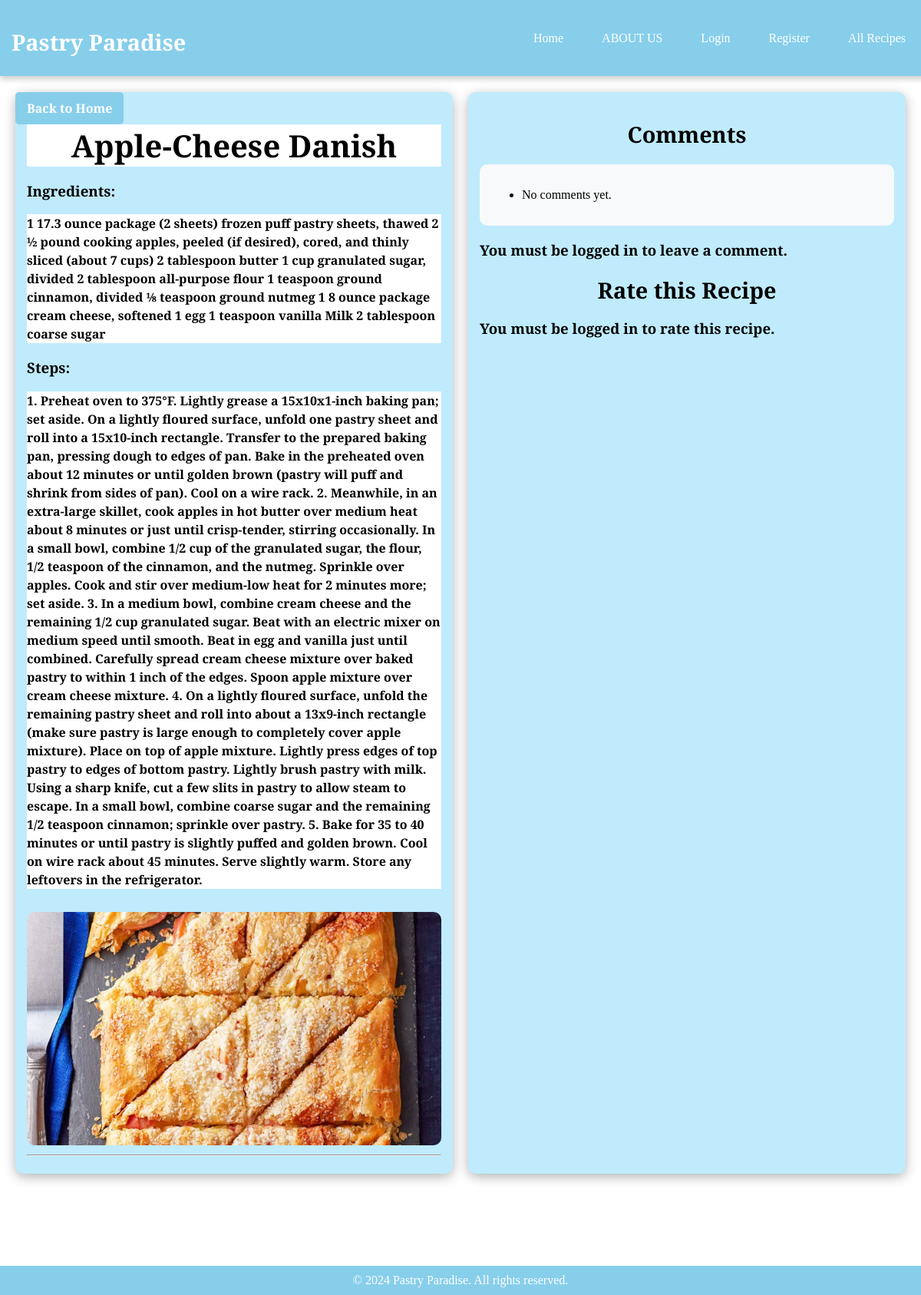
The page /recipe/15/ on the database as committed earlier.
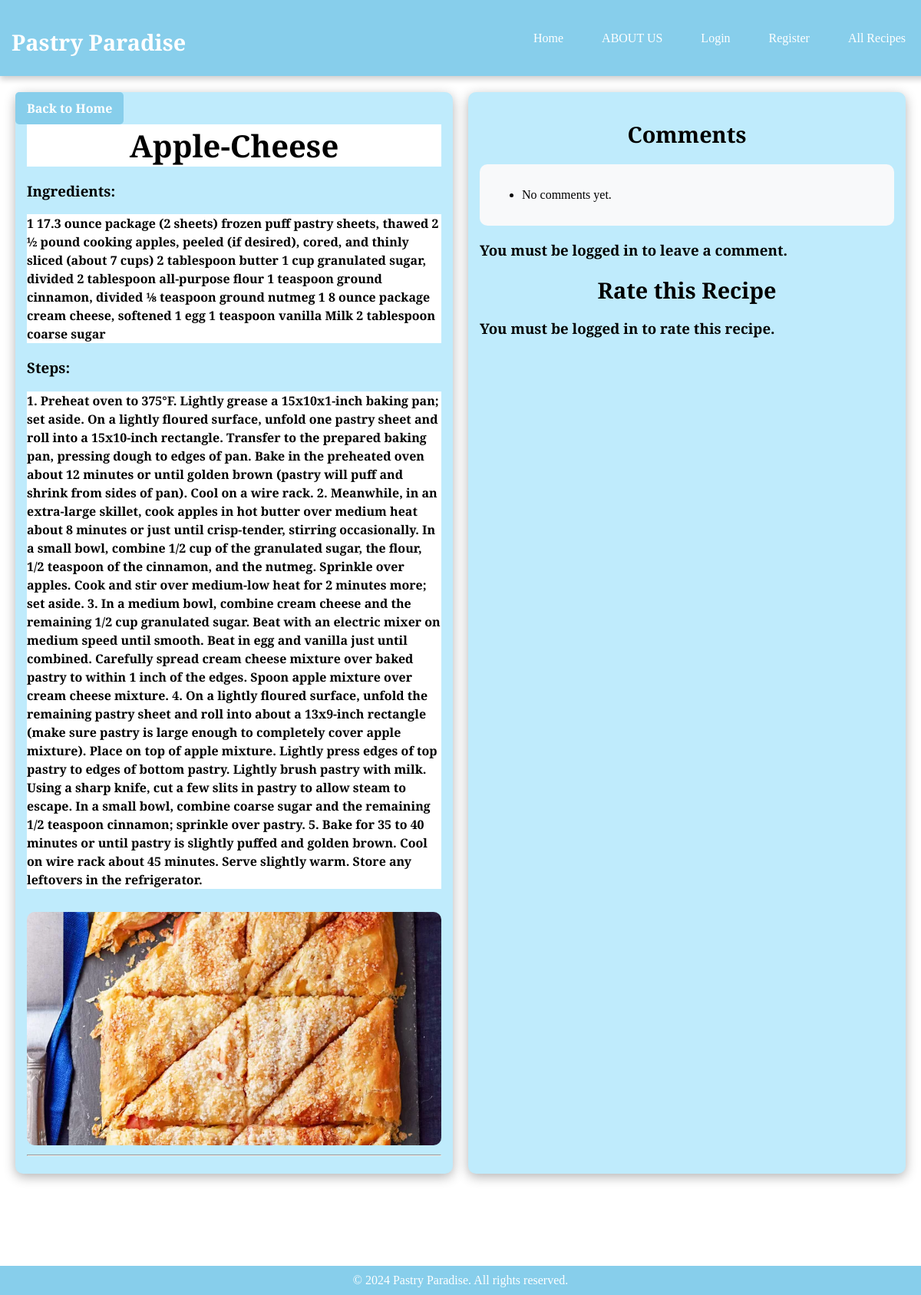
The same page on the database as committed later.
### myApp/models.py (models this page shows, shortened)
class Recipe(models.Model):
    title = models.CharField(max_length=200)
    ingredients = models.TextField()
    steps = models.TextField()
    image = models.ImageField(upload_to='recipes/', null=True, blank=True)
    created_at = models.DateTimeField(auto_now_add=True)
    created_by = models.ForeignKey(User, on_delete=models.CASCADE)

### myApp/views.py (the view)
# urls.py: path('recipe/<int:pk>/', views.recipe_detail, name='recipe_detail'),
def recipe_detail(request, pk):
    recipe = get_object_or_404(Recipe, pk=pk)
    comments = recipe.comments.all()
    ratings = recipe.ratings.all()
    average_rating = ratings.aggregate(Avg('score'))['score__avg'] if ratings.exists() else None
    return render(request, 'myApp/recipe_detail.html', {
        'recipe': recipe,
        'comments': comments,
        'average_rating': average_rating,
        'ratings': ratings,
    })

### myApp/templates/myApp/recipe_detail.html (shortened to what this page needs)
<!DOCTYPE html>
<html lang="en">
<head>
</head>
<body>
    <nav>
        <div class="logo">
            <a href="{% url 'homepage' %}" style="color: white; text-decoration: none;">
                <h2>Pastry Paradise</h2>
            </a>
        </div>
        <ul>
            <li><a href="{% url 'homepage' %}">Home</a></li>
            <li><a href="{% url 'about_us' %}">ABOUT US</a></li>
            {% if user.is_authenticated %}
                <li><a href="{% url 'profile' %}">My Profile</a></li>
                <li><a href="{% url 'create_recipe' %}">Create Recipe</a></li>
                <li><a href="{% url 'logout' %}">Logout</a></li>
            {% else %}
                <li><a href="{% url 'login' %}">Login</a></li>
                <li><a href="{% url 'register' %}">Register</a></li>
            {% endif %}
            <li><a href="{% url 'all_recipes' %}">All Recipes</a></li>
        </ul>
    </nav>
    <div class="main-content">
        <div class="recipe-container">
            <h1>{{ recipe.title }}</h1>
            <h3><strong>Ingredients:</strong></h3>
            <p>{{ recipe.ingredients }}</p>
            <h3><strong>Steps:</strong></h3>
            <p>{{ recipe.steps }}</p>
            {% if recipe.image %}
                <img src="{{ recipe.image.url }}" alt="{{ recipe.title }}">
            {% endif %}
            <hr>
        </div>
        <div class="right-side">
            <h2>Comments</h2>
            <div class="comment-section">
                <ul>
                    {% for comment in comments %}
                        <li class="comment">
                            <strong>{{ comment.user.username }}</strong>: {{ comment.text }} <br>
                            <small>{{ comment.created_at }}</small>
                        </li>
                    {% empty %}
                        <li>No comments yet.</li>
                    {% endfor %}
                </ul>
            </div>
            {% if user.is_authenticated %}
                <div class="comment-form">
                    <form method="POST" action="{% url 'add_comment' recipe.pk %}">
                        {% csrf_token %}
                        <textarea name="comment_text" placeholder="Leave a comment..." required></textarea>
                        <button type="submit">Submit Comment</button>
                    </form>
                </div>
            {% else %}
                <h3>You must be logged in to leave a comment.</h3>
            {% endif %}
            <h2>Rate this Recipe</h2>
{% if user.is_authenticated %}
    <div class="rating-section">
        <form method="POST" action="{% url 'add_rating' recipe.pk %}">
            {% csrf_token %}
            <div class="star-rating">
                <input type="radio" name="rating" value="5" id="5-stars" required>
                <label for="5-stars">&#9733;</label>
                <input type="radio" name="rating" value="4" id="4-stars">
                <label for="4-stars">&#9733;</label>
                <input type="radio" name="rating" value="3" id="3-stars">
                <label for="3-stars">&#9733;</label>
                <input type="radio" name="rating" value="2" id="2-stars">
                <label for="2-stars">&#9733;</label>
                <input type="radio" name="rating" value="1" id="1-star">
                <label for="1-star">&#9733;</label>
            </div>
            <button type="submit">Submit Rating</button>
            {% if average_rating %}
                <h3 class="average-rating">Average Rating: {{ average_rating|floatformat:1 }} / 5</h3>
            {% else %}
                <h3 class="average-rating">No ratings yet.</h3>
            {% endif %}
        </form>
    </div>
{% else %}
    <h3>You must be logged in to rate this recipe.</h3>
{% endif %}
        </div>
    </div>
    <div class="back-button-container">
        <a href="{% url 'all_recipes' %}">
            <button>Back to Home</button>
        </a>
    </div>
    <footer>
        <div>&copy; 2024 Pastry Paradise. All rights reserved.</div>
    </footer>
</body>
</html>

Rows that differ between the two databases and show on the page:
changed Recipe: title "Apple-Cheese Danish" → "Apple-Cheese"
